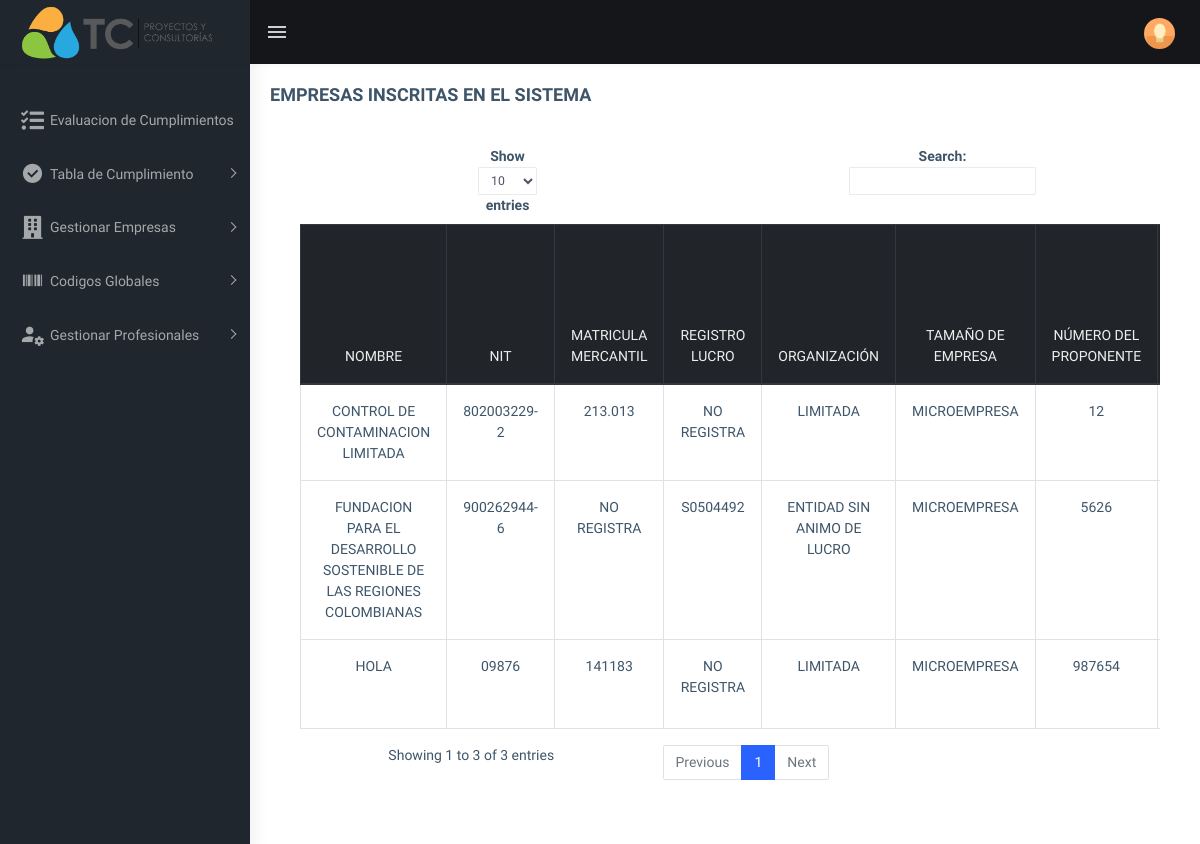
/view/Empresa/MostrarEmpresa.php, run on an earlier commit of the app's database.
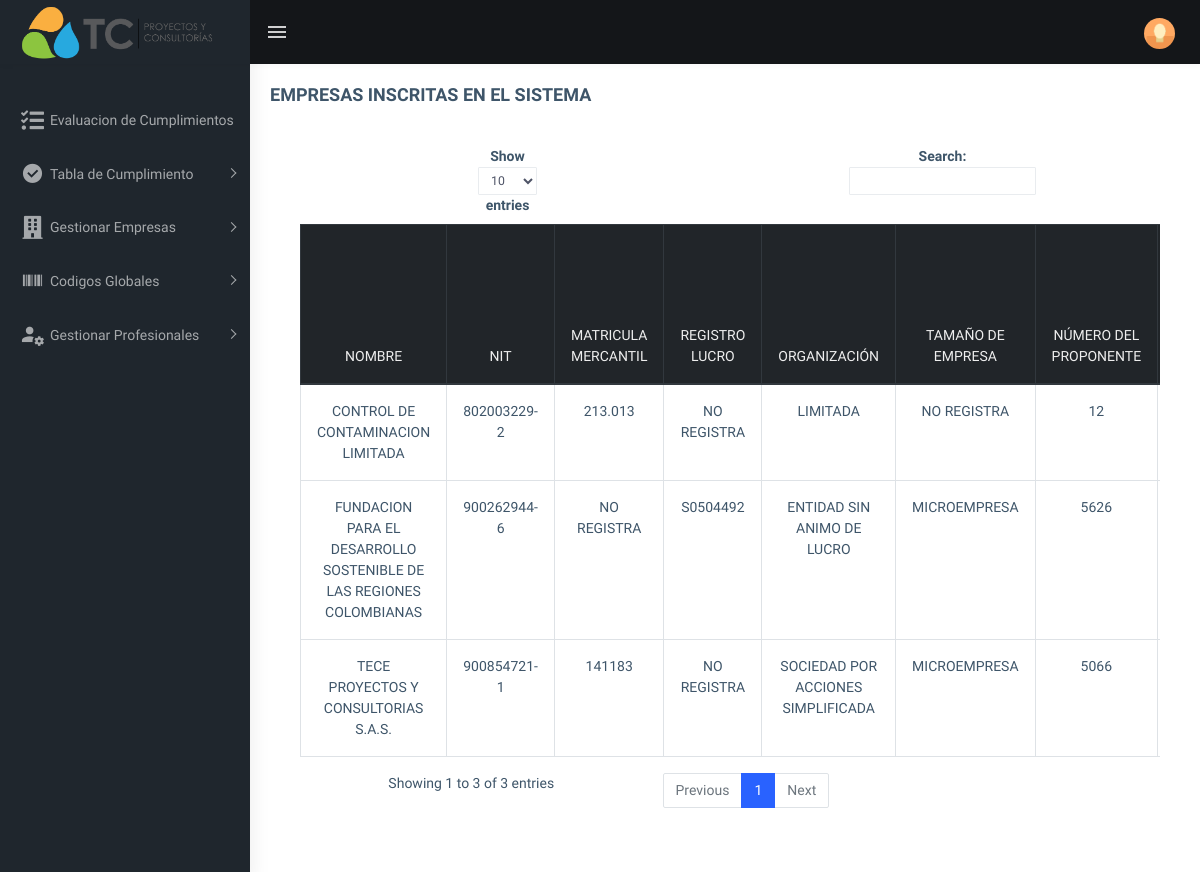
And on a later commit of the database.
### tables this page shows
CREATE TABLE `empresa` (
  `nombre_empresa` varchar(200) NOT NULL,
  `nit` varchar(80) NOT NULL,
  `matricula_mercantil` varchar(80) NOT NULL,
  `registro_lucro` varchar(100) NOT NULL,
  `organizacion` varchar(200) NOT NULL,
  `tamano_empresa` varchar(80) NOT NULL,
  `numero_proponente` int(11) NOT NULL,
  `fecha_inscripcion_registro_prop` date NOT NULL,
  `fecha_ultima_renov_prop` date NOT NULL,
  `indice_liquidez` float NOT NULL,
  `indice_endeudamento` float NOT NULL,
  `razon_cobertura_interes` float NOT NULL,
  `rentabilidad_patrimonio` float NOT NULL,
  `rentabilidad_del_activo` float NOT NULL,
  `activo_corriente` float NOT NULL,
  `pasivo_corriente` float NOT NULL,
  `capital_de_trabajo` float NOT NULL,
  `patrimonio` float NOT NULL
);

### app/utils/Conexion.php (called while the page is built)
<?php
    class Conexion{
		public function get_conexion(){
			$user = "root";
			$pass = "";
			$host = "localhost";
            $db = "tconsultorias";
			try {
				$connection = new PDO("mysql:host=$host; dbname=$db", $user, $pass);
				$connection->setAttribute(PDO::ATTR_ERRMODE, PDO::ERRMODE_EXCEPTION);
            	$connection->setAttribute(PDO::ATTR_EMULATE_PREPARES, false);
			} catch (Exception $e) {
				print_r($e);
			}
			return $connection;
		}
    }
?>

### app/model/EmpresaModel.php (called while the page is built, shortened)
<?php
    class EmpresaModel {
        private $DataBase;
        private $Table = 'empresa';
        public function __construct(){
            $connection = new Conexion();
            $this->DataBase = $connection->get_conexion();
        }
        public function EveryThings () {
            try {
                $sql = "SELECT * FROM $this->Table";
                $query = $this->DataBase->prepare($sql);
                $query->execute();
                $data = $query->fetchAll();
                $response = ['status' => 1, 'empresas' => $data];
            } catch (Exception $e) {
                $response = ['status' => 0, 'error' => $e];
            }
            return $response;
        }
    }
?>

### view/Empresa/MostrarEmpresa.php (the view, shortened to what this page needs)
<?php
     require dirname(__FILE__).'/../home/header.php';
    $Empresa = new EmpresaModel();
    $Empresas = $Empresa->EveryThings();
?>
<div class="page-wrapper">
    <div class="page-breadcrumb">
        <div class="row">
            <div class="col-12 d-flex no-block align-items-center">
                <h4 class="page-title">EMPRESAS INSCRITAS EN EL SISTEMA</h4>
            </div>
        </div>
    </div>
    <div class="container-fluid">
        <div class="row">
            <div class="col-12">
                <div class="card">
                    <div class="card-body">
                        <div class="table-responsive text-center">
                            <table id="zero_config" class="table table-bordered">
                                <thead class="thead-dark">
                                    <tr>
                                        <th>NOMBRE</th>
                                        <th>NIT</th>
                                        <th>MATRICULA MERCANTIL</th>
                                        <th>REGISTRO LUCRO</th>
                                        <th>ORGANIZACIÓN</th>
                                        <th>TAMAÑO DE EMPRESA</th>
                                        <th>NÚMERO DEL PROPONENTE</th>
                                        <th>FECHA DE LA ÚLTIMA INSCRIPCIÓN EN EL REGISTRO DE PROPONENTES</th>
                                    </tr>
                                </thead>
                                <tbody>
                                <?php foreach ($Empresas['empresas'] as $data) {
                                ?>
                                    <tr>
                                        <td><?php echo $data['nombre_empresa']; ?></td>
                                        <td><?php echo $data['nit']; ?></td>
                                        <td><?php echo $data['matricula_mercantil']; ?></td>
                                        <td><?php echo $data['registro_lucro']; ?></td>
                                        <td><?php echo $data['organizacion']; ?></td>
                                        <td><?php echo $data['tamano_empresa']; ?></td>
                                        <td><?php echo $data['numero_proponente']; ?></td>
                                        <td><?php echo $data['fecha_inscripcion_registro_prop']; ?></td>
                                    </tr>
                                    <?php } ?>
                                </tbody>
                            </table>
                        </div>
                    </div>
                </div>
            </div>
        </div>
    </div>
</div>
<?php require dirname(__FILE__).'/../home/footer.php'?>

### view/home/header.php (shortened to what this page needs)
<!DOCTYPE html>
<html dir="ltr" lang="en">
<head>
    <link href="<?php echo ASSETS_URL."libs/flot/css/float-chart.css"?>" rel="stylesheet">
    <link href="<?php echo ASSETS_URL."dist/css/style.min.css"?>" rel="stylesheet">
    <link href="<?php echo ASSETS_URL."libs/toastr/build/toastr.min.css"?>" rel="stylesheet">
</head>
<body>
    <div id="main-wrapper">
        <header class="topbar" data-navbarbg="skin5">
            <nav class="navbar top-navbar navbar-expand-md navbar-dark">
                <div class="navbar-header" data-logobg="skin5">
                    <a class="navbar-brand" href="../Inicio/index.php">
                        <b class="logo-icon p-l-10">
                            <img src="<?php echo ASSETS_URL."images/logo1.png"?>" width="90%" alt="homepage" class="light-logo" />
                        </b>
                    </a>
                </div>
                <div class="navbar-collapse collapse" id="navbarSupportedContent" data-navbarbg="skin5">
                    <ul class="navbar-nav float-left mr-auto">
                        <li class="nav-item d-none d-md-block"><a class="nav-link sidebartoggler waves-effect waves-light" href="javascript:void(0)" data-sidebartype="mini-sidebar"><i class="mdi mdi-menu font-24"></i></a></li>
                    </ul>
                    <ul class="navbar-nav float-right">
                        <li class="nav-item dropdown">
                            <a class="nav-link dropdown-toggle text-muted waves-effect waves-dark pro-pic" href="" data-toggle="dropdown" aria-haspopup="true" aria-expanded="false"><img src="<?php echo ASSETS_URL."images/users/1.jpg"?>" alt="user" class="rounded-circle" width="31"></a>
                        </li>
                    </ul>
                </div>
            </nav>
        </header>
        <aside class="left-sidebar" data-sidebarbg="skin5">
            <div class="scroll-sidebar">
                <nav class="sidebar-nav">
                    <ul id="sidebarnav" class="p-t-30">
                        <li class="sidebar-item"> <a class="sidebar-link waves-effect waves-dark sidebar-link" href="<?php echo ABS_PATH."cumplimientos"?>" aria-expanded="false"><i class="fas fa-tasks"></i><span class="hide-menu">Evaluacion de Cumplimientos</span></a></li>
                        <li class="sidebar-item"> <a class="sidebar-link has-arrow waves-effect waves-dark" href="javascript:void(0)" aria-expanded="false"><i class="mdi mdi-check-circle"></i><span class="hide-menu">Tabla de Cumplimiento </span></a>
                        </li>
                        <li class="sidebar-item"> <a class="sidebar-link has-arrow waves-effect waves-dark" href="javascript:void(0)" aria-expanded="false"><i class="fas fa-building"></i><span class="hide-menu"> Gestionar Empresas </span></a>
                        </li>
                        <li class="sidebar-item"> <a class="sidebar-link has-arrow waves-effect waves-dark" href="javascript:void(0)" aria-expanded="false"><i class="mdi mdi-barcode"></i><span class="hide-menu"> Codigos Globales </span></a>
                        </li>
                        <li class="sidebar-item"> <a class="sidebar-link has-arrow waves-effect waves-dark" href="javascript:void(0)" aria-expanded="false"><i class="mdi mdi-account-settings-variant"></i><span class="hide-menu"> Gestionar Profesionales </span></a>
                        </li>
                    </ul>
                </nav>
            </div>
        </aside>

### view/home/footer.php (shortened to what this page needs)
</div>
</body>
</html>

What changed in the data, as far as the page shows it:
changed empresa "CONTROL DE CONTAMINACION LIMITADA": tamano_empresa "MICROEMPRESA" → "NO REGISTRA"
changed empresa id 141183: nombre_empresa "HOLA" → "TECE PROYECTOS Y CONSULTORIAS S.A.S."; nit "09876" → "900854721-1"; organizacion "LIMITADA" → "SOCIEDAD POR ACCIONES SIMPLIFICADA"; numero_proponente "987654" → "5066"; moves down the list
